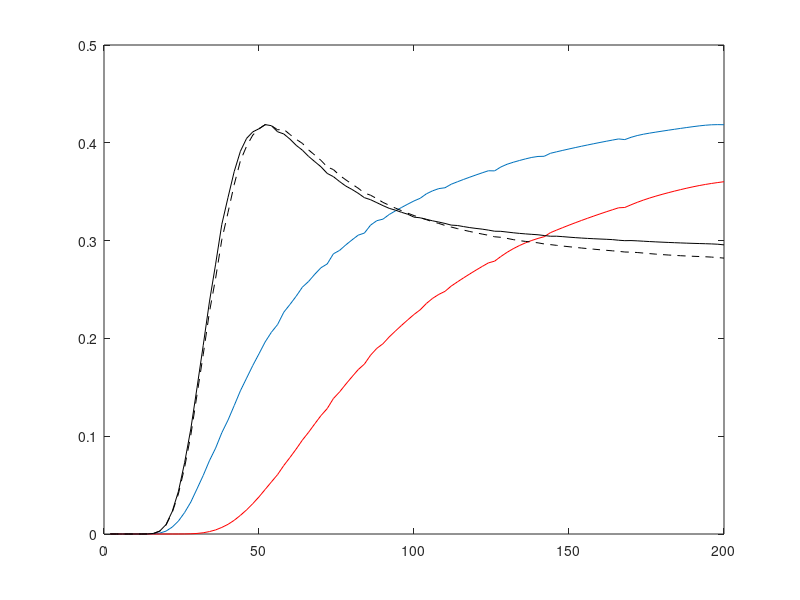

Reproduce this figure in MATLAB.
function rogs = RoG(k,sd, varargin)
if nargin < 2
    sd = 10;
end
if nargin < 1
    k = 10;
end
sds = [10:100 200:100:10000];


x = -999:1000;
%center Gaussian
Gc = exp(-x.^2./(2.*sd.^2));
Gc = Gc./sum(Gc);
%surround
Gs = exp(-x.^2./(3.*2.*sd.^2));
Gs = Gs./sum(Gs);

periods = [2:2:200];

for j = 1:length(periods)

    %make square wave
    period = periods(j);
    y = round(mod(x,period)./period)-0.5;
    %convolve with Gaussians
    zc = conv(y,Gc);
    zs = conv(y,Gs);
    %just take central period
    zc = zc(2500-period:2500+period);
    zs = zs(2500-period:2500+period);
    %do RoG
    ratio = abs(zc)./(1+(k.*abs(zs)));
    %look at ratio
    ratios{j} = ratio;
    mr(j) = max(zc)./max(zs);
    %record ROG resp, and each Gaussian
    rogs(j) = mean(abs(ratio));
    resp(j,1) = mean(zc(zc>0));
    resp(j,2) = mean(zs(zs>0));
end
plot(periods,resp(:,1));
hold on;
plot(periods,resp(:,2),'r');
plot(periods,rogs .* max(resp(:))./max(rogs),'k');
%what if do RoG after summing Gaussian convolutions
rog = resp(:,1)./(1+(k.*resp(:,2)));
plot(periods,rog .* max(resp(:))./max(rog),'k--');
